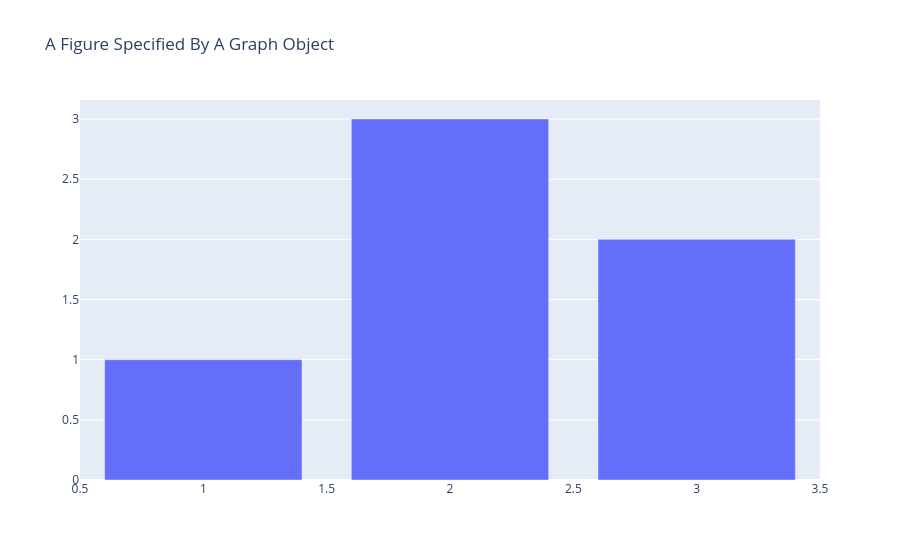

Notebook code cell kept with this figure:
### Markdown cell above
### Figures as Graph Objects

上述使用python字典表示figure的方式不够灵活，需要自己设置许多属性，更加推荐的方式是使用`plotly.graph_objects`提供的类来表示一个figure，它有如下优点：
+ 提供了必要的属性和数据验证
+ 提供了对图形各个属性的便捷访问方式，比如`fig.layout`或者`fig['layout']`，甚至`fig.layout_title_text` 这种方便的下划线访问方式
+ 提供了更新图形的方式，比如`.update_layout()`和`.add_trace()`
+ 提供了导出图形的方式，比如`.write_images()`

### Code cell
import plotly.graph_objects as go

# 创建一个 Bar 类型的 trace，只需要设置数据，不需要设置图形的属性
bar_trace = go.Bar(x=[1, 2, 3], y=[1, 3, 2])

# 调用 Figure 类
fig = go.Figure(
    data=bar_trace,
    # 控制布局
    layout=go.Layout( 
        title=go.layout.Title(text="A Figure Specified By A Graph Object")
    )
)

# Figure 对象上调用show方法
fig.show()

### Figure 1 — Plotly figure (JSON) as saved in the notebook; plotly's stock layout.template omitted (floating-point values rounded to 4 significant figures)
{"data": [{"type": "bar", "x": [1, 2, 3], "y": [1, 3, 2]}], "layout": {"autosize": true, "title": {"text": "A Figure Specified By A Graph Object"}, "xaxis": {"autorange": true, "range": [0.5, 3.5], "type": "linear"}, "yaxis": {"autorange": true, "range": [0, 3.158], "type": "linear"}}}
